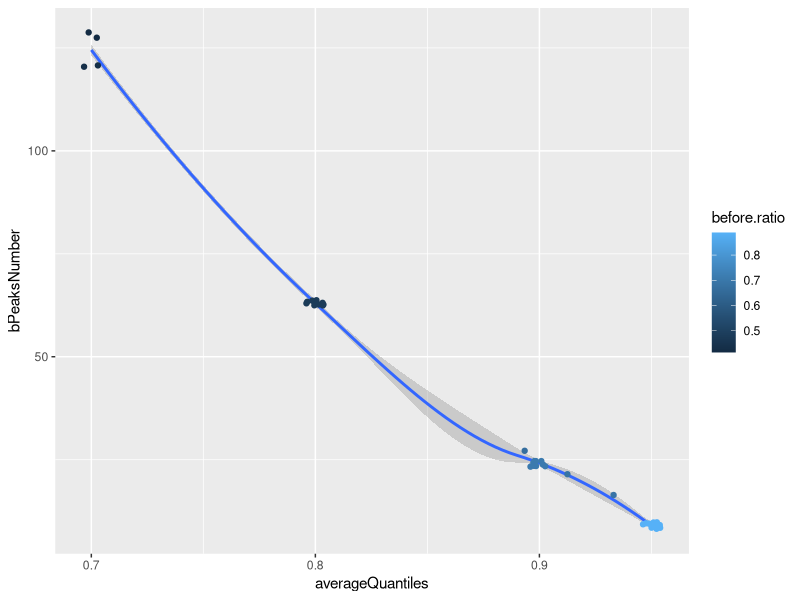
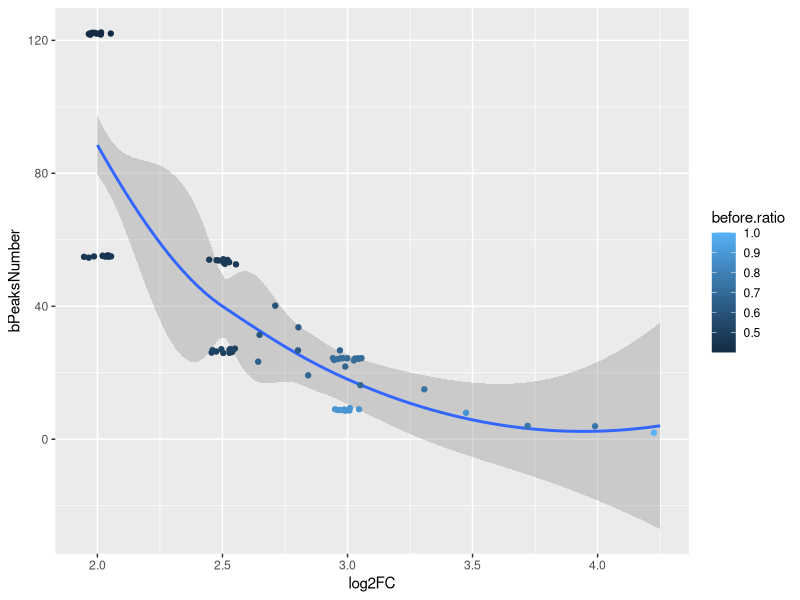

The R source for these figures, in order:

library(tidyverse)

# read the results from our parallel calls to bpeaks :
paramTable <- read.table("results.txt", header = T)
# Our new variable which we are trying to maximise :
# the proportion of peaks found before the gene's region
# i.e. upstream promoters
criterium.name <- "before.ratio"
vecProp <- paramTable[, criterium.name] <- paramTable[,"bPeaksNumber_beforeFeatures"] / paramTable[, "bPeaksNumber"]
# the contrary, on-sequence promoters
paramTable[, "in.ratio"] <- paramTable[,"bPeaksNumber_beforeFeatures"] / paramTable[, "bPeaksNumber"]
maxima <- vecProp == max(vecProp)
which(maxima)

# convert to tibble in order to use tidyverse's function
param.tib <- as_tibble(paramTable)

# select a subset of interesting parameters
# (the ones we are tweaking + bPeaksNumber + before.ratio)
.params <- c(
  "IPcoeff", 
  "controlCoeff",
  "log2FC",
  "averageQuantiles",
  "bPeaksNumber",
  criterium.name
)

# create a regression dataframe subsetting the original one
reg.table <- paramTable[, .params]
# a tibble is just tidyverse's version of the dataframe
reg.tib <- as_tibble(reg.table)
# we create a formula using "criterium.name" 
# (I changed the parameter's name many times,
# so it was better to use metaprogramming)
reg.formula <- paste(criterium.name, "~ . - bPeaksNumber")
# this regression tries to find a relationship
# between bPeaks and our parameters
param.reg <- lm(reg.formula, data = reg.table)

# The summary object is more informative than the plain regression
s.param.reg <- summary(param.reg)
s.param.reg
#Call:
#  lm(formula = reg.formula, data = reg.table)
#
#Residuals:
#  Min       1Q   Median       3Q      Max 
#-0.16631 -0.06102 -0.01373  0.04176  0.17356 
#
#Coefficients:
#  Estimate Std. Error t value Pr(>|t|)    
#(Intercept)      -1.0504439  0.0902369 -11.641   <2e-16 ***
#  IPcoeff           0.0010923  0.0051983   0.210    0.834    
#controlCoeff      0.0008412  0.0038860   0.216    0.829    
#log2FC            0.2503281  0.0154194  16.235   <2e-16 ***
#  averageQuantiles  1.0641232  0.0918263  11.588   <2e-16 ***
#  ---
#  Signif. codes:  0 '***' 0.001 '**' 0.01 '*' 0.05 '.' 0.1 ' ' 1
#
#Residual standard error: 0.07849 on 112 degrees of freedom
#Multiple R-squared:  0.794,	Adjusted R-squared:  0.7866 
#F-statistic: 107.9 on 4 and 112 DF,  p-value: < 2.2e-16

# some quasi-optimal candidates :
reg.tib %>% filter(log2FC == 3) %>% 
  filter(averageQuantiles > 0.8 & averageQuantiles < 0.95) -> candidates.tib

# see the influence of the two significant parameters
# 'averageQuantiles' and 'log2FC'
# on the total number of peaks and before.ratio 
plot1 <- reg.tib %>% filter(log2FC == 3) %>% 
  ggplot(aes(x=averageQuantiles, y=bPeaksNumber)) +
  geom_smooth() +
  geom_jitter(aes(colour=before.ratio)) 

plot2 <- reg.tib %>% filter(averageQuantiles > mean(averageQuantiles)) %>%
  ggplot(aes(x=log2FC, y=bPeaksNumber)) +
  geom_smooth() +
  geom_jitter(aes(colour=before.ratio)) 

# pseudo-optimal values
opt.table <- paramTable[which(maxima), .params]
opt.table

# estimate the relationship between total number of peaks
# and the parameters
reg.total.bpeaks <- lm(bPeaksNumber ~ . - before.ratio, data=reg.table)
s.reg.total <- summary(reg.total.bpeaks)
s.reg.total
# Call:
#   lm(formula = bPeaksNumber ~ . - before.ratio, data = reg.table)
# 
# Residuals:
#   Min      1Q  Median      3Q     Max 
# -94.841 -35.308  -7.845  22.980 286.612 
# 
# Coefficients:
#   Estimate Std. Error t value Pr(>|t|)    
# (Intercept)      1261.82058   66.18950  19.064   <2e-16 ***
#   IPcoeff            -7.17544    3.81299  -1.882   0.0625 .  
# controlCoeff        0.08333    2.85038   0.029   0.9767    
# log2FC           -118.88018   11.31025 -10.511   <2e-16 ***
#   averageQuantiles -954.98286   67.35530 -14.178   <2e-16 ***
#   ---
#   Signif. codes:  0 '***' 0.001 '**' 0.01 '*' 0.05 '.' 0.1 ' ' 1
# 
# Residual standard error: 57.57 on 112 degrees of freedom
# Multiple R-squared:  0.7531,	Adjusted R-squared:  0.7443 
# F-statistic: 85.41 on 4 and 112 DF,  p-value: < 2.2e-16

# Final candidates to perform peak-calling optimally
reg.tib %>% filter(before.ratio > 0.7 & bPeaksNumber > 15) -> final.candidates
